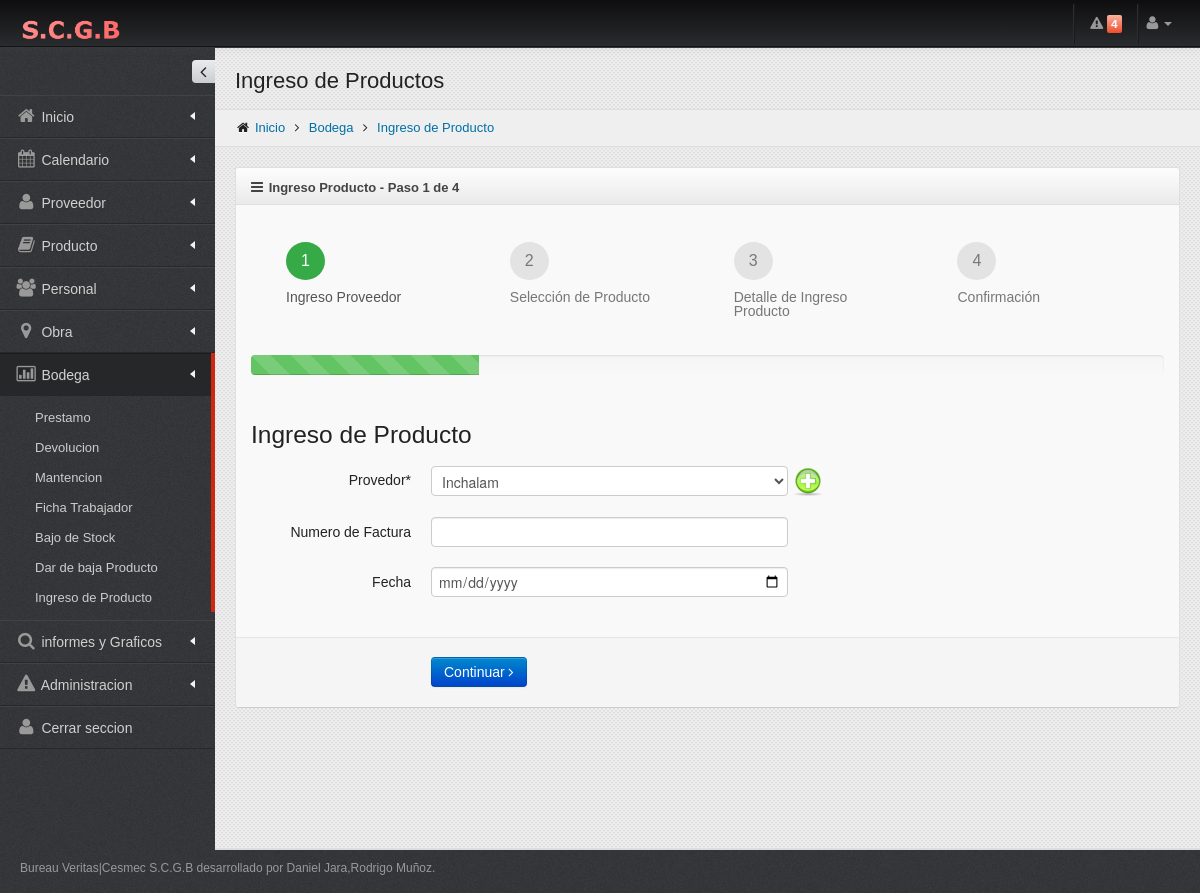
/Ingreso_producto/ingreso_producto.php (signed in), run on the app's committed database.
### tables this page shows
CREATE TABLE `permiso` (
  `CODIGOPERMISO` int(11) NOT NULL AUTO_INCREMENT,
  `PROVEEDOR` int(1) DEFAULT NULL,
  `PRODUCTO` int(1) DEFAULT NULL,
  `PERSONAL` int(1) DEFAULT NULL,
  `OBRA` int(1) DEFAULT NULL,
  `BODEGA` int(11) DEFAULT NULL,
  `INFORMEYGRAFICO` int(11) DEFAULT NULL,
  `ADMINISTRACION` int(11) DEFAULT NULL,
  PRIMARY KEY (`CODIGOPERMISO`)
);

### Conexion.php (called while the page is built, shortened)
<?php
class Conexion {
    function Consulta($consulta, $debug = 0) {
        $val = 0;
        $mensajeerror = "<strong>Ha ocurrido un error al hacer una consulta Pongase en contacto con el administrador</strong>";
        if ($debug == $val) {
            $result = mysql_query($consulta);
        } else {
            $result = mysql_query($consulta) or die($mensajeerror);
        }
        return $result;
    }
    function getRespuesta($consulta){
            return mysql_fetch_array($consulta);
    }
}
?>

### Ingreso_producto/ingreso_producto.php (the view, shortened to what this page needs)
<? session_start();
include ("../include/conectar.php");
$CODIGO= $_SESSION["PERMISO"];
?>
<?php
include '../Conexion.php';
$cn = new Conexion();
$cn->Conectar();
$res = $cn->Consulta("SELECT RUT,PD_NOMBRE FROM PROVEEDOR WHERE PD_ESTADO=1");
?>
<!DOCTYPE html>
<html lang="es">
<head>
   <link href="../assets/plugins/bootstrap/css/bootstrap.min.css" rel="stylesheet" type="text/css"/>
   <link href="../assets/plugins/bootstrap/css/bootstrap-responsive.min.css" rel="stylesheet" type="text/css"/>
   <link href="../assets/plugins/font-awesome/css/font-awesome.css" rel="stylesheet" type="text/css"/>
   <link href="../assets/css/style.css" rel="stylesheet" type="text/css"/>
   <link href="../assets/css/style-responsive.css" rel="stylesheet" type="text/css"/>
   <link href="../assets/css/themes/default.css" rel="stylesheet" type="text/css" id="style_color"/>
   <link href="../assets/plugins/uniform/css/uniform.default.css" rel="stylesheet" type="text/css"/>
   <link rel="stylesheet" type="text/css" href="../assets/plugins/chosen-bootstrap/chosen/chosen.css" />
   <link rel="stylesheet" href="../assets/plugins/data-tables/DT_bootstrap.css" />
   <link href="../assets/css/pages/invoice.css" rel="stylesheet" type="text/css" />
   <link rel="stylesheet" href="../css_mantenedoressd/alertify.core.css" />
   <link rel="stylesheet" href="../css_mantenedoressd/alertify.default.css" />
</head>
<body class="fixed-top">
<div id="header" class="navbar navbar-inverse navbar-fixed-top">
  <div class="navbar-inner">
    <div class="container-fluid">
      <a class="brand" href="../inicio.php"> <img src="../assets/img/logo.png" alt="Conquer" /> </a>
      <div class="top-nav">
        <? $sql = "SELECT COUNT( p.P_NOMBRE )as NUMERO FROM PRODUCTO p, STOCK s WHERE p.CODIGOPRODUCTO = s.CODIGOPRODUCTO AND p.P_ESTADO =1 AND s.S_CANTIDAD <= s.S_CANTIDADMINIMA ";
	$rs=mysql_query($sql,$conexion);
	while ($row=mysql_fetch_array($rs)){
              ?>
        <ul class="nav pull-right" id="top_menu">
          <li class="divider-vertical hidden-phone hidden-tablet"></li>
          <li  class="dropdown-toggle" id="header_notification_bar"> <a id="pulsate-regular" class="dropdown-toggle" data-toggle="dropdown"> <i class="icon-warning-sign"></i> <span class="label label-important">
            <?=$row["NUMERO"];?>
            </span></a>
                  <?=$row["NUMERO"]; }?>
          </li>
          <li class="divider-vertical hidden-phone hidden-tablet"></li>
          <li class="dropdown"> <a href="#" class="dropdown-toggle" data-toggle="dropdown"> <i class="icon-user"></i> <b class="caret"></b></a>
          </li>
        </ul>
      </div>
    </div>
  </div>
</div>
<div id="container" class="row-fluid">
  <div id="sidebar" class="nav-collapse collapse">
    <?
	$sql3 = "SELECT PROVEEDOR,PRODUCTO,PERSONAL,OBRA,BODEGA,INFORMEYGRAFICO,ADMINISTRACION from PERMISO WHERE CODIGOPERMISO= $CODIGO ";
	$rs=mysql_query($sql3,$conexion);
	while ($row4=mysql_fetch_array($rs)){
  ?>
    <div class="sidebar-toggler hidden-phone"></div>
    <ul>
      <li class=""> <a href="../inicio.php"> <i class="icon-home"></i> <span class="title ">Inicio</span> <span class="arrow "></span></a></li>
      <li class=""> <a href="../Calendario/calendario.php"> <i class="icon-calendar"></i> <span class="title">Calendario</span> <span class="arrow "></span></a></li>
      <? if($row4["PROVEEDOR"]==1){
		?>
      <li class="has-sub "> <a href="javascript:;"> <i class="icon-user "></i> <span class="title" >Proveedor</span> <span class="arrow "></span></a>
      </li>
      <? }
		if($row4["PRODUCTO"]==1){
		?>
      <li class="has-sub "> <a href="javascript:;"> <i class="icon-book"></i> <span class="title">Producto</span> <span class="arrow"></span></a>
      </li>
      <? }
		if($row4["PERSONAL"]==1){
		?>
      <li class="has-sub"> <a href="javascript:;"> <i class="icon-group"></i> <span class="title">Personal</span> <span class="arrow "></span></a>
      </li>
      <? }
		 if($row4["OBRA"]==1){
		?>
      <li class="has-sub "> <a href="javascript:;"> <i class="icon-map-marker"></i> <span class="title">Obra</span> <span class="arrow "></span></a>
      </li>
      <? }
	      if($row4["BODEGA"]==1){
		?>
      <li class="has-sub  star active"> <a href="javascript:;"> <i class="icon-bar-chart"></i> <span class="title">Bodega</span> <span class="arrow "></span></a>
        <ul class="sub">
          <li ><a href="../Prestamo/prestamo.php">Prestamo</a></li>
          <li ><a href="../Devolucion/devolucion.php">Devolucion</a></li>
          <li ><a href="../Mantencion/mantencion.php">Mantencion</a></li>
          <li ><a href="../Ficha_Trabajador/prestamo.php">Ficha Trabajador</a></li>
          <li ><a href="../Bajo_stock/baja_stock.php">Bajo de Stock</a></li>
          <li ><a href="../Baja_producto/baja_producto.php">Dar de baja Producto</a></li>
          <li ><a href="../ingreso_producto/ingreso_producto.php">Ingreso de Producto</a></li>
        </ul>
      </li>
      <? }
	      if($row4["INFORMEYGRAFICO"]==1){
		?>
      <li class="has-sub  "> <a href="javascript:;"> <i class="icon-search"></i> <span class="title">informes y Graficos</span> <span class="arrow "></span></a>
      </li>
      <? }
 if($row4["ADMINISTRACION"]==1){
		?>
      <li class="has-sub  "> <a href="javascript:;"> <i class="icon-warning-sign"></i> <span class="title">Administracion</span> <span class="arrow "></span></a>
      </li>
      <? }
	}
		 ?>
      <li class=""> <a href="../logout.php"> <i class="icon-user"></i> <span class="title">Cerrar seccion</span></a></li>
    </ul>
  </div>
<div id="body">
    <div class="container-fluid">
      <div class="row-fluid">
        <div class="span12">
          <h3 class="page-title"> Ingreso de Productos</h3>
          <ul class="breadcrumb">
            <li> <i class="icon-home"></i> <a href="#">Inicio</a> <span class="icon-angle-right"></span> </li>
            <li> <a href="#">Bodega</a> <span class="icon-angle-right"></span> </li>
            <li><a href="ingreso_producto.php">Ingreso de Producto</a></li>
          </ul>
        </div>
      </div>
      <div class="row-fluid">
        <div class="span12">
          <div class="widget box blue" id="form_wizard_1">
            <div class="widget-title">
              <h4> <i class="icon-reorder"></i> Ingreso Producto - <span class="step-title">Paso 1 de 4</span> </h4>
            </div>
            <div class="widget-body form">
              <form action="#" class="form-horizontal" id="form1" name="form1" onsubmit="return formulario(this)">
                <div class="form-wizard">
                  <div class="navbar steps">
                    <div class="navbar-inner">
                      <ul class="row-fluid">
                        <li class="span3"> <a href="#tab1" data-toggle="tab" class="step active"> <span class="number">1</span> <span class="desc"><i class="icon-ok"></i>Ingreso Proveedor</span> </a> </li>
                        <li class="span3"> <a href="#tab2" data-toggle="tab" class="step"> <span class="number">2</span> <span class="desc"><i class="icon-ok"></i> Selección de Producto</span> </a> </li>
                        <li class="span3"> <a href="#tab3" data-toggle="tab" class="step"> <span class="number">3</span> <span class="desc"><i class="icon-ok"></i> Detalle de Ingreso Producto</span> </a> </li>
                        <li class="span3"> <a href="#tab4" data-toggle="tab" class="step"> <span class="number">4</span> <span class="desc"><i class="icon-ok"></i> Confirmación</span> </a> </li>
                      </ul>
                    </div>
                  </div>
                  <div id="bar" class="progress progress-success progress-striped">
                    <div class="bar"></div>
                  </div>
                  <div class="tab-content">
                    <div class="tab-pane active" id="tab1">
                      <h3>Ingreso de Producto</h3>
                      <div class="control-group">
                        <label class="control-label">Provedor<span class="required">*</span></label>
                        <div class="controls">
                          <select   name="PROVEEDOR" id="PROVEEDOR" class="span6  m-wrap tooltips" >
                            <?php while($row = $cn->getRespuesta($res)){ ?>
                            <option value="<? echo $row['RUT']; ?>" ><?php echo $id=$row['PD_NOMBRE']; ?></option>
                            <? } ?>
                          </select>
                          <a href="../Proveedor/add_proveedor.php"><img src="../Imagenes/anadir-mas-verde-icono-5682-32.png" style="vertica-align: middle;" /> </a> </div>
                      </div>
                      <div class="control-group">
                        <label class="control-label">Numero de Factura</label>
                        <div class="controls">
                          <input name="NUMEROFACTURA" type="number" class="span6" id="NUMEROFACTURA" min="0" required/>
                        </div>
                      </div>
                      <div class="control-group">
                        <label class="control-label">Fecha</label>
                        <div class="controls">
                          <input type="date" class="span6" id="FECHAFACTURA" name="FECHAFACTURA" required/>
                        </div>
                      </div>
                    </div>
                  </div>
                  <div class="form-actions clearfix"> <a href="javascript:;" class="btn btn-primary blue button-next"> Continuar <i class="icon-angle-right"></i> </a> </div>
                </div>
              </form>
            </div>
          </div>
        </div>
      </div>
    </div>
  </div>
</div>
<div id="footer">
  <p>Bureau Veritas|Cesmec S.C.G.B desarrollado por Daniel Jara,Rodrigo Muñoz.</p>
</div>
<link href="../notificaciones/toastr.css" rel="stylesheet" type="text/css" />
</body>
</html>

### assets/css/style-responsive.css (style rules this page uses)
@media (min-width: 980px) { #sidebar { position: absolute; width: 215px; } }
@media (min-width: 980px) { #sidebar ul { margin-top:47px; width: 215px; } }
@media (min-width: 980px) { #body { margin-top: 0px !important; } }
@media (min-width: 980px) { .fixed-top #body { margin-top: 20px; } }
@media (min-width: 768px) and (max-width: 1280px) { .form-wizard .step .desc { margin-top: 10px; display: block; } }

### assets/css/themes/default.css (style rules this page uses)
body { color: #222; background-color:#3c3c3c !important; background-image: url(../../img/bg-default.png) !important; }
#header.navbar-inverse .navbar-inner { background-color: #0e0e0f; background-image: -moz-linear-gradient(top, #0e0e0f, #2a2b2e); background-image: -webkit-gradient(linear, 0 0, 0 100%, from(#2a2b2e), to(#2a2b2e)); background-image: -webkit-linear-gradient(top, #0e0e0f, #2a2b2e); background-image: -o-linear-gradient(top, #0e0e0f, #2a2b2e); background-image: linear-gradient(to bottom, #0e0e0f, #2a2b2e); background-repeat: repeat-x; filter: progid:DXImageTransform.Microsoft.gradient(startColorstr='#ff0e0e0f', endColorstr='#ff2a2b2e', GradientType=0); border-color: #141313; webkit-box-shadow: 0 1px 10px rgba(120, 120, 120, .1); -moz-box-shadow: 0 1px 10px rgba(120, 120, 120, .1); box-shadow: 0 1px 10px rgba(120, 120, 120, .1); }
#header.navbar-inverse .divider-vertical { border-left-color: #2c2d2f; border-right-color: #181a1b; }
#sidebar > ul > li > a { border-top: 1px solid #424242 !important; border-bottom: 1px solid #282828 !important; color: #d1d0d0 !important; text-shadow: 0 1px 1px #333 !important; }
#sidebar > ul > li a i { color: #999 !important; }
#sidebar > ul > li.active > a { background: #252728 !important; border-top: 1px solid #1c1d1e !important; border-bottom: 1px solid #242628 !important; }
#sidebar > ul > li > ul.sub > li > a { color: #ccc; text-shadow: 0 1px 1px #000; }

### data on the page
permiso: PROVEEDOR 1 (drawn), PRODUCTO 1 (drawn), PERSONAL 1 (drawn), OBRA 1 (drawn), BODEGA 1 (drawn), INFORMEYGRAFICO 1 (drawn), ADMINISTRACION 1 (drawn)

### other printed values
$row["NUMERO"] "4"
form field PROVEEDOR "Inchalam"
